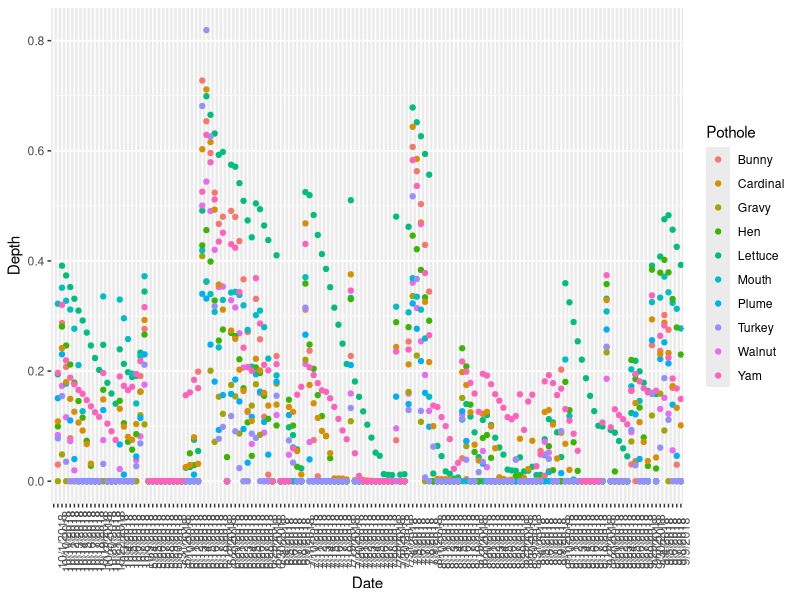

This chart was generated by the following R code:
## ---- chunk 1
knitr::opts_chunk$set(echo = TRUE)
## ---- chunk 2
library(tidyr)
library(dplyr)
library(ggplot2)
library(ggpubr)
## ---- chunk 3
depths <- read.csv("./data/hydrograph.csv", header=T, sep=",")
levels <- depths[ , c(1:11)]
precip <- depths[ , c(1, 12)]

levels <- levels %>%
  gather(key="Pothole", value="Depth", 2:11)
## ---- chunk 4
ggplot()+
  geom_point(data=levels, aes(Date, Depth, color=Pothole))+
  # geom_bar(data=precip, aes(Precipitation.cm))+
  # scale_y_continuous(sec.axis = sec_axis(~.*5, name="Precipitation (cm)"))+
  theme(axis.text.x = element_text(angle = 90))
